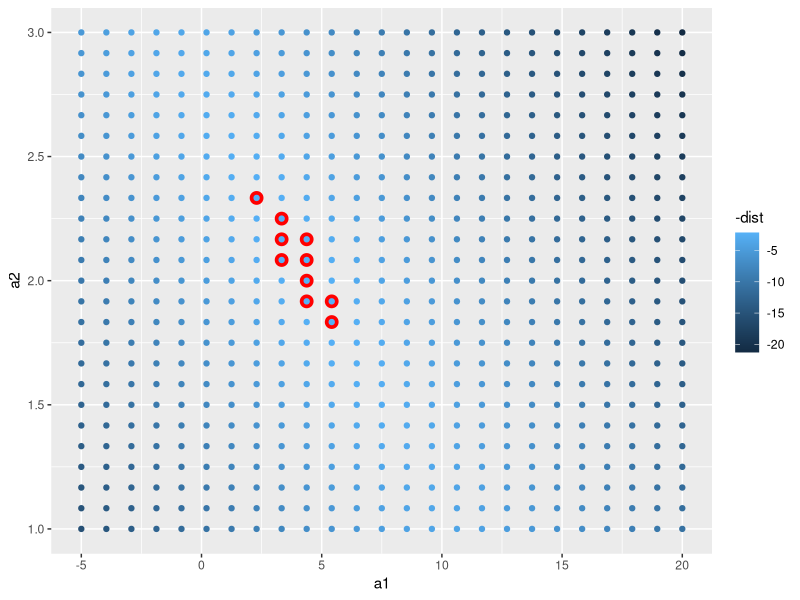
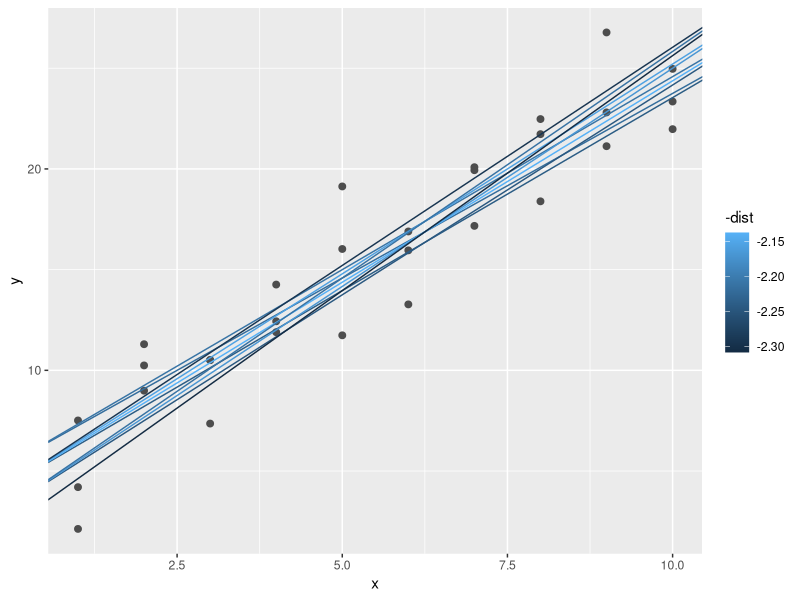
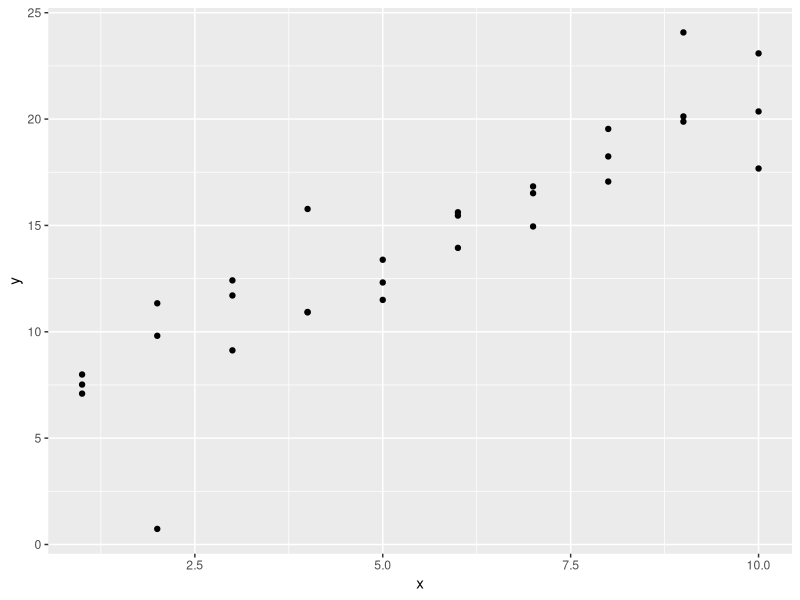
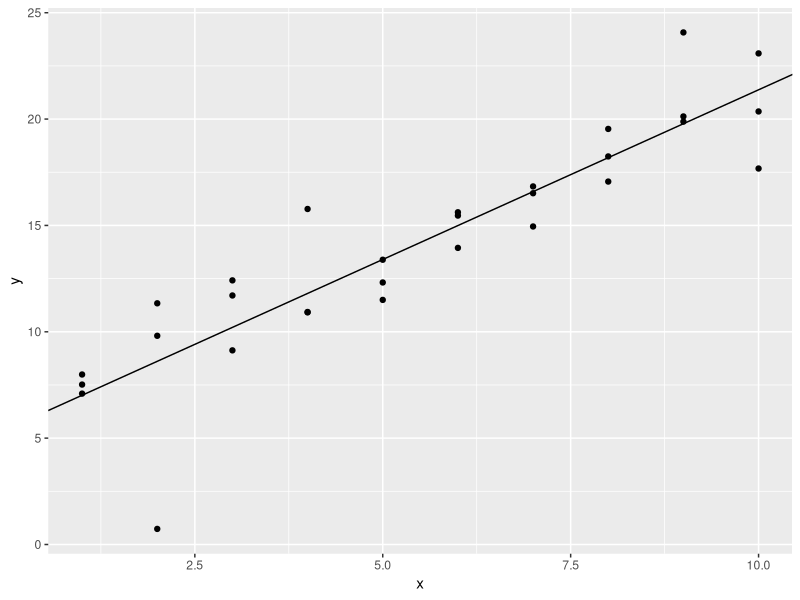
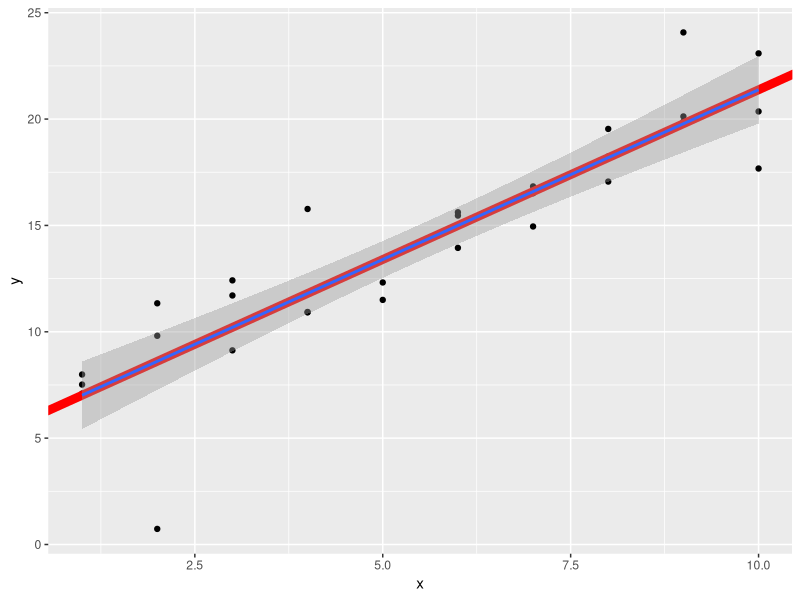
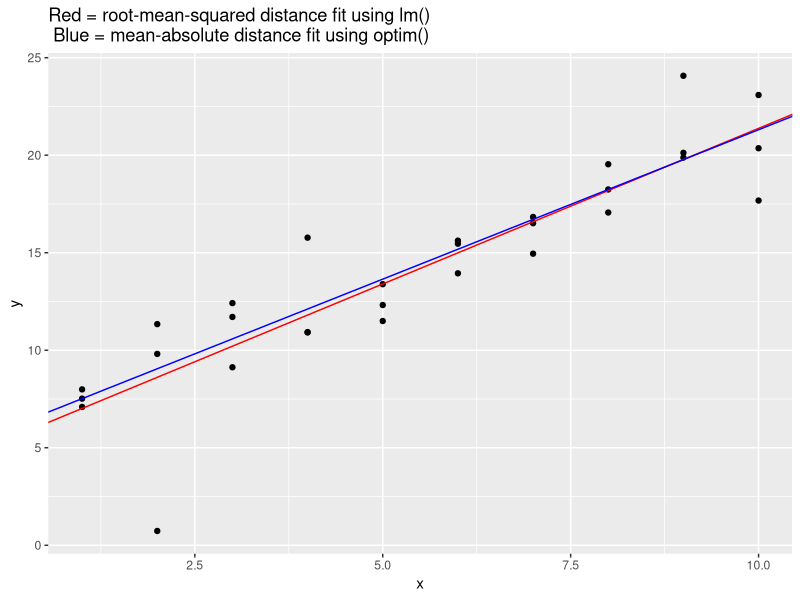
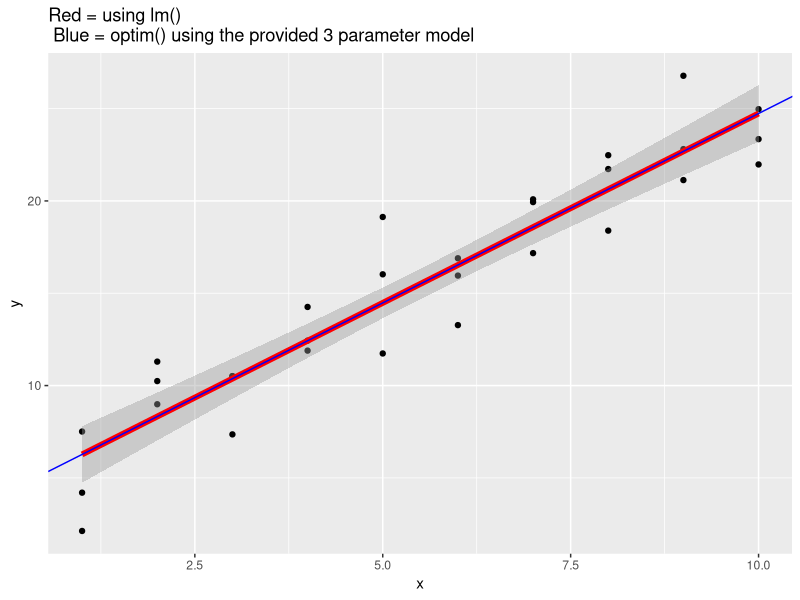
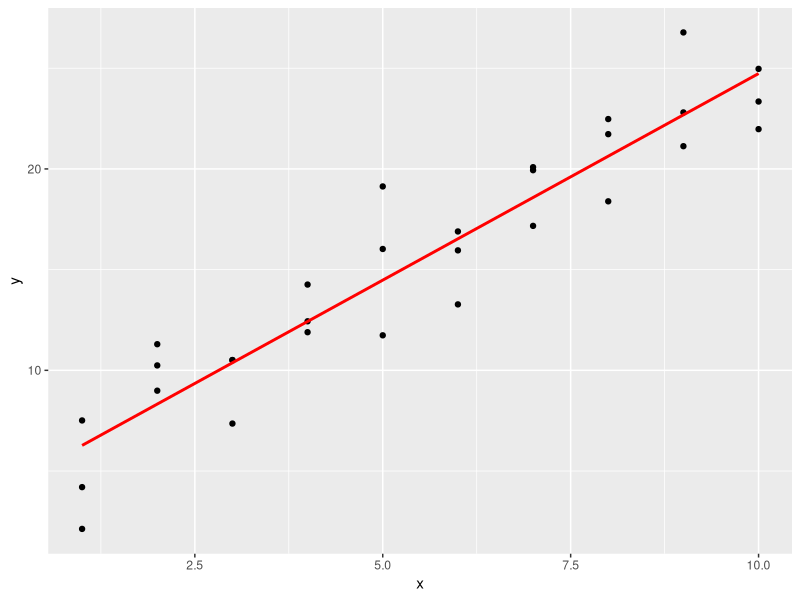

The R script that drew these images, in order:
## ---- chunk 1
library(tidyverse)
library(modelr)
## ---- chunk 2
head(sim1)
## ---- chunk 3
model1 <- function(a, data) {
  a[1] + data$x * a[2]
}

measure_distance <- function(mod, data) {
  diff <- data$y - model1(mod, data)
  sqrt(mean(diff ^ 2))
}

sim1_dist <- function(a1, a2) {
  measure_distance(c(a1, a2), sim1)
}

grid <- expand.grid(
  a1 = seq(-5, 20, length = 25),
  a2 = seq(1, 3, length = 25)
  ) %>% 
  mutate(dist = purrr::map2_dbl(a1, a2, sim1_dist))

head(grid)
dim(grid)

grid %>% 
  ggplot(aes(a1, a2)) +
  geom_point(data = filter(grid, rank(dist) <= 10), size = 4, colour = "red") +
  geom_point(aes(colour = -dist))

ggplot(sim1, aes(x, y)) + 
  geom_point(size = 2, colour = "grey30") + 
  geom_abline(
    aes(intercept = a1, slope = a2, colour = -dist), 
    data = filter(grid, rank(dist) <= 10)
  )
## ---- chunk 4
sim1a <- tibble(
  x = rep(1:10, each = 3),
  y = x * 1.5 + 6 + rt(length(x), df = 2)
)

# first, take a look at the data
sim1a
ggplot(sim1a, aes (x, y)) +
  geom_point()

mod <- lm(y~x, data = sim1a)
summary(mod)

# add the fitted linear model to the scatterplot
ggplot(sim1a, aes (x, y)) +
  geom_point()+
  geom_abline(intercept = mod$coefficients[1], slope = mod$coefficients[2])

# compare with the baseR lm with geom_smooth() overlay, looks like they overlap, as expected
ggplot(sim1a, aes (x, y)) +
  geom_point()+
  geom_abline(intercept = mod$coefficients[1], slope = mod$coefficients[2], size=3, color = "red")+
  geom_smooth(method = 'lm')

## ---- chunk 5
measure_distance <- function(mod, data) {
  diff <- data$y - model1(mod, data)
  mean(abs(diff))
}
# use optim() function to 
best <- optim(c(0, 0), measure_distance, data = sim1a)
best$par

# compare the parameters from optim() with the parameters obtained from lm()
mod <- lm (y~x, data = sim1a)
coef(mod)

# plot the two lines on the scatterplot to observe differences in fit
ggplot(data = sim1a, aes(x, y))+
  geom_point()+
  geom_abline(slope = mod$coefficients[2], intercept = mod$coefficients[1], color = "red")+
  geom_abline(slope = best$par[2], intercept = best$par[1], color = "blue")+
  labs(title = "Red = root-mean-squared distance fit using lm() \n Blue = mean-absolute distance fit using optim()")

## ---- chunk 6
model1 <- function(a, data) {
  a[1] + data$x * a[2] + a[3]
}

measure_distance <- function(mod, data) {
  diff <- data$y - model1(mod, data)
  sqrt(mean(diff ^ 2))
}

best <- optim(c(0, 0, 0), measure_distance, data = sim1)
best$par
best <- optim(c(0, 0, 1), measure_distance, data = sim1)
best$par

# since in the model above, a[1] and a[3] may be theoretically combined to represent the intercept of the line, we can graph it as such:
ggplot(data = sim1, aes(x, y))+
  geom_point()+
  geom_smooth(method = "lm", color = "red", size = 2)+
  geom_abline(slope = best$par[2], intercept = best$par[1] + best$par[3], color = "blue")+
  labs(title = "Red = using lm() \n Blue = optim() using the provided 3 parameter model")

## ---- chunk 7
# using lm()
sim1_mod_lm <- lm(y ~ x, data = sim1)

grid <- sim1 %>% 
  data_grid(x) 
grid
grid <- grid %>% 
  add_predictions(sim1_mod_lm) 
grid

sim1 <- sim1 %>% 
  add_residuals(sim1_mod_lm)
sim1

ggplot(sim1, aes(x)) +
  geom_point(aes(y = y)) +
  geom_line(aes(y = pred), data = grid, colour = "red", size = 1)

ggplot(sim1, aes(x, resid)) + 
  geom_ref_line(h = 0) +
  geom_point() 

## ---- chunk 8
# using loess()
sim1_mod_loess <- loess(y ~ x, data = sim1)

grid <- sim1 %>% 
  data_grid(x) 
grid
grid <- grid %>% 
  add_predictions(sim1_mod_loess) 
grid

sim1 <- sim1 %>% 
  add_residuals(sim1_mod_loess)
sim1

# residuals plot
ggplot(sim1, aes(x, resid)) + 
  geom_ref_line(h = 0) +
  geom_point() 

# plot the regression line
ggplot(sim1, aes(x)) +
  geom_point(aes(y = y)) +
  geom_line(aes(y = pred), data = grid, colour = "red", size = 1)

# compare to geom_smooth() and lm()
ggplot(sim1, aes(x, y)) +
  geom_point() +
  geom_line(aes(y = pred), data = grid, colour = "red", size = 3)+
  geom_smooth(color = "blue", se = F)+
  geom_smooth(method = "lm", color = "green", se = F)

## ---- chunk 9
grid <- sim1 %>% 
  data_grid(x) 
grid

grid_add <- grid %>% 
  add_predictions(sim1_mod_lm) 
grid_add

grid_gather <- grid %>% 
  gather_predictions(sim1_mod_lm, sim1_mod_loess) 
grid_gather

grid_spread <- grid %>% 
  spread_predictions(sim1_mod_lm, sim1_mod_loess) 
grid_spread
## ---- chunk 10
# example from book
ggplot(sim1, aes(resid)) + 
  geom_freqpoly(binwidth = 0.5)

# make an example where residuals approximate normal distribution
x = seq(1:1000)
y = 12 + 5 * x + rnorm(1000,0,100) # add random white noise
mysim <- as_tibble(cbind(x, y))

#fit model
mysim_mod <- lm(y ~ x, data = mysim)
summary(mysim_mod)

# make predictions
mygrid <- mysim %>% 
  data_grid(x) 
mygrid

mygrid <- mygrid %>% add_predictions(mysim_mod)
mygrid

mysim <- mysim %>% add_residuals(mysim_mod)
mysim

# plot prediction line
ggplot(mysim, aes(x)) +
  geom_point(aes(y = y)) +
  geom_line(aes(y = pred), data =  mygrid, colour = "red", size = 1)

# plot freqpoly() of residuals
ggplot(mysim, aes(resid)) + 
  geom_freqpoly()

# plot scatterplot of residuals
ggplot(mysim, aes (x = x, y = resid))+
  geom_ref_line(h=0)+
  geom_point()

## ---- chunk 11
# use the sim2 dataset from modelr
sim2

# examine how the data are distributed
ggplot(sim2) + 
  geom_point(aes(x, y))

# generate a model (R automatically recognizes that the predictor variables are categorical)
mod2 <- lm(y ~ x, data = sim2)

# generate predictions based on model
grid <- sim2 %>% 
  data_grid(x) %>% 
  add_predictions(mod2)
grid

# plot the predictions overlaid on the graph
ggplot(sim2, aes(x)) + 
  geom_point(aes(y = y)) +
  geom_point(data = grid, aes(y = pred), colour = "red", size = 4)
## ---- chunk 12
# examine data and build models
sim3
mod1 <- lm(y ~ x1 + x2, data = sim3)
mod2 <- lm(y ~ x1 * x2, data = sim3)

# inputting multiple variables into data_grid results in it returning all the possible combinations between x1 and x2
grid <- sim3 %>% 
  data_grid(x1, x2) %>% 
  gather_predictions(mod1, mod2)
grid

## ---- chunk 13
# examine data and build models
sim4
mod1 <- lm(y ~ x1 + x2, data = sim4)
mod2 <- lm(y ~ x1 * x2, data = sim4)

# with manual specification of range
grid <- sim4 %>% 
  data_grid(
    x1 = seq_range(x1, 5), 
    x2 = seq_range(x2, 5) 
  ) %>% 
  gather_predictions(mod1, mod2)
grid

# without manual specification of range, provides all combinations of values
grid2 <- sim4 %>% 
  data_grid(
    x1, 
    x2
  ) 
grid2
## ---- chunk 14
mod1 <- lm(y ~ x, data = sim2)
model_matrix(sim2, y ~x)

mod2 <- lm(y ~ x - 1, data = sim2)
model_matrix(sim2, y ~x -1)

grid <- sim2 %>% 
  data_grid(x) %>% 
  gather_predictions(mod1, mod2)
grid

ggplot(sim2, aes(x)) + 
  geom_point(aes(y = y)) +
  geom_point(data = grid, aes(y = pred, shape = model, color = model), size = 4)
## ---- chunk 15
sim3
# models fit to sim3
model_matrix(sim3, y ~ x1 + x2 )
model_matrix(sim3, y ~ x1 * x2 )

sim4
# models fit to sim4
model_matrix(sim4, y ~ x1 + x2 )
model_matrix(sim4, y ~ x1 * x2 )

## ---- chunk 16
mod1 <- lm(y ~ x1 + x2, data = sim3)
mod2 <- lm(y ~ x1 * x2, data = sim3)

# check to see if the column to add is a categorical variable (factor), and split it up if true
add_column <- function ( mycolumn, colname ) {
  # test whether the columns are factors or not
  if (is.factor (mycolumn)){
    my_levels <- levels(mycolumn)
    
    # split into separate columns
    output <- vector("list")
    for (i in 2: length(my_levels)) {
      level_name <- str_c(colname, my_levels[i])
      output[[level_name]] <- 1*(mycolumn == my_levels[i])
    }
  }
  # if not factor, return the column as-is
  else {
    output <- list( mycolumn)
    names(output) <- colname
  }
  output
}

# check the type of operator supplied (+ or *) and create the columns as necessary, calling the add_column function
make_matrix <- function (data, operator) {
  my_colnames <- c("x1", "x2")
  # store the columns of the model matrix in "mm"
  mm <- list()
  
  # make the default intercept column
  mm$intercept <- rep(1, length(data$x2))
  
  # add the base columns using add_column()
  for (item in my_colnames) {
    mm <- c(mm, add_column (data[[item]], item))
  }
  mm <- bind_cols(mm)
  
  # if the operator is *, add the appropriate columns based on vector multiplication
  if (operator == "*") {
    x1cols <- colnames(mm)[grep("x1", colnames(mm))]
    x2cols <- colnames(mm)[grep("x2", colnames(mm))]
    newcols <- vector("list")
    for (i in x1cols) {
      print(i)
      for (j in x2cols) {
        print(j)
        new_level_name <- str_c(i,j, sep = ":")
        print(new_level_name)
        newcols[[new_level_name]] <- mm[[i]]* mm[[j]]
      }
    }
    newcols <- bind_cols(newcols)
    mm <- cbind(mm, newcols)
  }
  mm
}

make_matrix( sim3, "+")
model_matrix( sim3, y ~ x1 + x2)

make_matrix( sim3, "*")
model_matrix( sim3, y ~ x1 * x2)
## ---- chunk 17
mod1 <- lm(y ~ x1 + x2, data = sim4)
mod2 <- lm(y ~ x1 * x2, data = sim4)

sim4 <- sim4 %>%
  spread_residuals (mod1, mod2)
sim4

ggplot(sim4, aes(x1, mod1)) + 
  geom_ref_line(h = 0) +
  geom_point() 

ggplot(sim4, aes(x1, mod2)) + 
  geom_ref_line(h = 0) +
  geom_point() 

sim4 %>% summarize ( mod1_rmse = sqrt(mean(mod1^2)),
                     mod2_rmse = sqrt(mean(mod2^2)))
